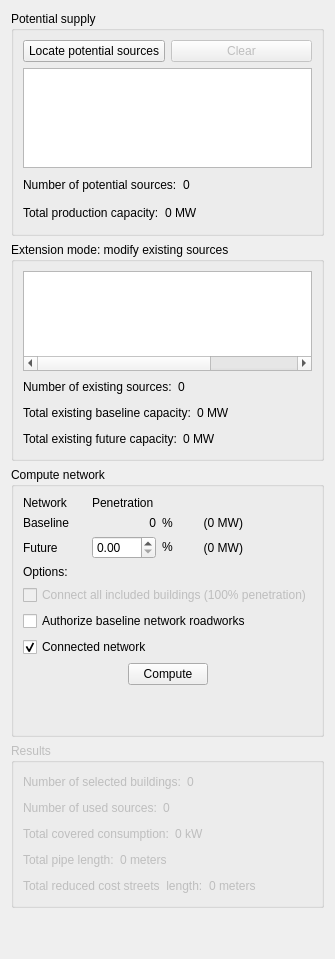
          <widget class="QWidget" name="energy_tab">
           <attribute name="title">
            <string>2. Energy</string>
           </attribute>
           <layout class="QVBoxLayout" name="verticalLayout_3">
            <item>
             <layout class="QGridLayout" name="gridLayout_5">
              <item row="3" column="0">
               <widget class="QgsCollapsibleGroupBox" name="results_mGroupBox">
                <property name="enabled">
                 <bool>false</bool>
                </property>
                <property name="minimumSize">
                 <size>
                  <width>0</width>
                  <height>0</height>
                 </size>
                </property>
                <property name="toolTip">
                 <string/>
                </property>
                <property name="title">
                 <string>Results</string>
                </property>
                <property name="checkable">
                 <bool>false</bool>
                </property>
                <property name="checked">
                 <bool>false</bool>
                </property>
                <property name="collapsed">
                 <bool>true</bool>
                </property>
                <property name="saveCollapsedState">
                 <bool>false</bool>
                </property>
                <layout class="QGridLayout" name="gridLayout_10">
                 <item row="0" column="0">
                  <layout class="QGridLayout" name="gridLayout_13">
                   <item row="2" column="0">
                    <layout class="QHBoxLayout" name="horizontalLayout_36">
                     <item>
                      <widget class="QLabel" name="total_covered_consumption_label">
                       <property name="text">
                        <string>Total covered consumption:</string>
                       </property>
                      </widget>
                     </item>
                     <item>
                      <widget class="QLabel" name="total_covered_consumption_int_label">
                       <property name="text">
                        <string>0 kW</string>
                       </property>
                      </widget>
                     </item>
                     <item>
                      <spacer name="horizontalSpacer_32">
                       <property name="orientation">
                        <enum>Qt::Horizontal</enum>
                       </property>
                       <property name="sizeHint" stdset="0">
                        <size>
                         <width>40</width>
                         <height>20</height>
                        </size>
                       </property>
                      </spacer>
                     </item>
                    </layout>
                   </item>
                   <item row="3" column="0">
                    <layout class="QHBoxLayout" name="horizontalLayout_38">
                     <item>
                      <widget class="QLabel" name="total_pipe_length_label">
                       <property name="text">
                        <string>Total pipe length:</string>
                       </property>
                      </widget>
                     </item>
                     <item>
                      <widget class="QLabel" name="total_pipe_length_int_label">
                       <property name="text">
                        <string>0 meters</string>
                       </property>
                      </widget>
                     </item>
                     <item>
                      <spacer name="horizontalSpacer_34">
                       <property name="orientation">
                        <enum>Qt::Horizontal</enum>
                       </property>
                       <property name="sizeHint" stdset="0">
                        <size>
                         <width>40</width>
                         <height>20</height>
                        </size>
                       </property>
                      </spacer>
                     </item>
                    </layout>
                   </item>
                   <item row="1" column="0">
                    <layout class="QHBoxLayout" name="horizontalLayout_35">
                     <item>
                      <widget class="QLabel" name="nb_used_sources_label">
                       <property name="text">
                        <string>Number of used sources:</string>
                       </property>
                      </widget>
                     </item>
                     <item>
                      <widget class="QLabel" name="nb_used_sources_int_label">
                       <property name="text">
                        <string>0</string>
                       </property>
                      </widget>
                     </item>
                     <item>
                      <spacer name="horizontalSpacer_31">
                       <property name="orientation">
                        <enum>Qt::Horizontal</enum>
                       </property>
                       <property name="sizeHint" stdset="0">
                        <size>
                         <width>40</width>
                         <height>20</height>
                        </size>
                       </property>
                      </spacer>
                     </item>
                    </layout>
                   </item>
                   <item row="0" column="0">
                    <layout class="QHBoxLayout" name="horizontalLayout_37">
                     <item>
                      <widget class="QLabel" name="nb_selected_buildings_label">
                       <property name="text">
                        <string>Number of selected buildings:</string>
                       </property>
                      </widget>
                     </item>
                     <item>
                      <widget class="QLabel" name="nb_selected_buildings_int_label">
                       <property name="text">
                        <string>0</string>
                       </property>
                      </widget>
                     </item>
                     <item>
                      <spacer name="horizontalSpacer_33">
                       <property name="orientation">
                        <enum>Qt::Horizontal</enum>
                       </property>
                       <property name="sizeHint" stdset="0">
                        <size>
                         <width>40</width>
                         <height>20</height>
                        </size>
                       </property>
                      </spacer>
                     </item>
                    </layout>
                   </item>
                   <item row="4" column="0">
                    <layout class="QHBoxLayout" name="horizontalLayout_42">
                     <item>
                      <widget class="QLabel" name="total_leastcost_length_label">
                       <property name="text">
                        <string>Total reduced cost streets  length:</string>
                       </property>
                      </widget>
                     </item>
                     <item>
                      <widget class="QLabel" name="total_leastcost_length_int_label">
                       <property name="text">
                        <string>0 meters</string>
                       </property>
                      </widget>
                     </item>
                     <item>
                      <spacer name="horizontalSpacer_36">
                       <property name="orientation">
                        <enum>Qt::Horizontal</enum>
                       </property>
                       <property name="sizeHint" stdset="0">
                        <size>
                         <width>40</width>
                         <height>20</height>
                        </size>
                       </property>
                      </spacer>
                     </item>
                    </layout>
                   </item>
                  </layout>
                 </item>
                </layout>
               </widget>
              </item>
              <item row="2" column="0">
               <widget class="QGroupBox" name="compute_network_groupBox">
                <property name="title">
                 <string>Compute network</string>
                </property>
                <layout class="QGridLayout" name="gridLayout_21">
                 <item row="1" column="0">
                  <layout class="QHBoxLayout" name="horizontalLayout_13">
                   <item>
                    <spacer name="horizontalSpacer_11">
                     <property name="orientation">
                      <enum>Qt::Horizontal</enum>
                     </property>
                     <property name="sizeHint" stdset="0">
                      <size>
                       <width>40</width>
                       <height>20</height>
                      </size>
                     </property>
                    </spacer>
                   </item>
                   <item>
                    <widget class="QPushButton" name="compute_button">
                     <property name="toolTip">
                      <string>&lt;html&gt;&lt;head/&gt;&lt;body&gt;&lt;p&gt;Launch optimization to find a network with minimum cost. &lt;/p&gt;&lt;/body&gt;&lt;/html&gt;</string>
                     </property>
                     <property name="text">
                      <string>Compute</string>
                     </property>
                    </widget>
                   </item>
                   <item>
                    <spacer name="horizontalSpacer_3">
                     <property name="orientation">
                      <enum>Qt::Horizontal</enum>
                     </property>
                     <property name="sizeHint" stdset="0">
                      <size>
                       <width>40</width>
                       <height>20</height>
                      </size>
                     </property>
                    </spacer>
                   </item>
                  </layout>
                 </item>
                 <item row="2" column="0">
                  <spacer name="verticalSpacer">
                   <property name="orientation">
                    <enum>Qt::Vertical</enum>
                   </property>
                   <property name="sizeHint" stdset="0">
                    <size>
                     <width>20</width>
                     <height>40</height>
                    </size>
                   </property>
                  </spacer>
                 </item>
                 <item row="0" column="0">
                  <layout class="QGridLayout" name="gridLayout_15">
                   <item row="2" column="3">
                    <widget class="QLabel" name="future_number_label">
                     <property name="toolTip">
                      <string>&lt;html&gt;&lt;head/&gt;&lt;body&gt;&lt;p&gt;Power objective. It cannot be greater than the total production capacity. &lt;/p&gt;&lt;/body&gt;&lt;/html&gt;</string>
                     </property>
                     <property name="text">
                      <string>(0 MW)</string>
                     </property>
                     <property name="alignment">
                      <set>Qt::AlignRight|Qt::AlignTrailing|Qt::AlignVCenter</set>
                     </property>
                    </widget>
                   </item>
                   <item row="4" column="0" colspan="5">
                    <widget class="QCheckBox" name="checkBox_connect_all_buildings">
                     <property name="enabled">
                      <bool>false</bool>
                     </property>
                     <property name="toolTip">
                      <string>&lt;html&gt;&lt;head/&gt;&lt;body&gt;&lt;p&gt;Connect all included buildings (objective coverage to 100%). This option is not available if potential sources have not enough capacity to provide all buildings demands. &lt;/p&gt;&lt;/body&gt;&lt;/html&gt;</string>
                     </property>
                     <property name="text">
                      <string>Connect all included buildings (100% penetration)</string>
                     </property>
                    </widget>
                   </item>
                   <item row="1" column="0">
                    <widget class="QLabel" name="label_15">
                     <property name="sizePolicy">
                      <sizepolicy hsizetype="Preferred" vsizetype="Preferred">
                       <horstretch>0</horstretch>
                       <verstretch>0</verstretch>
                      </sizepolicy>
                     </property>
                     <property name="text">
                      <string>Baseline</string>
                     </property>
                    </widget>
                   </item>
                   <item row="5" column="0" colspan="5">
                    <widget class="QCheckBox" name="modify_existing_network_button">
                     <property name="text">
                      <string>Authorize baseline network roadworks</string>
                     </property>
                    </widget>
                   </item>
                   <item row="3" column="0">
                    <widget class="QLabel" name="label_14">
                     <property name="sizePolicy">
                      <sizepolicy hsizetype="Preferred" vsizetype="Preferred">
                       <horstretch>0</horstretch>
                       <verstretch>0</verstretch>
                      </sizepolicy>
                     </property>
                     <property name="text">
                      <string>Options:</string>
                     </property>
                    </widget>
                   </item>
                   <item row="2" column="4">
                    <spacer name="horizontalSpacer_4">
                     <property name="orientation">
                      <enum>Qt::Horizontal</enum>
                     </property>
                     <property name="sizeType">
                      <enum>QSizePolicy::Minimum</enum>
                     </property>
                     <property name="sizeHint" stdset="0">
                      <size>
                       <width>40</width>
                       <height>20</height>
                      </size>
                     </property>
                    </spacer>
                   </item>
                   <item row="6" column="0" colspan="5">
                    <widget class="QCheckBox" name="checkBox_connected_network">
                     <property name="toolTip">
                      <string>&lt;html&gt;&lt;head/&gt;&lt;body&gt;&lt;p&gt;If checked, all sources will be connected in the network. &lt;/p&gt;&lt;/body&gt;&lt;/html&gt;</string>
                     </property>
                     <property name="text">
                      <string>Connected network</string>
                     </property>
                     <property name="checked">
                      <bool>true</bool>
                     </property>
                    </widget>
                   </item>
                   <item row="0" column="0">
                    <widget class="QLabel" name="label">
                     <property name="text">
                      <string>Network</string>
                     </property>
                    </widget>
                   </item>
                   <item row="1" column="3">
                    <widget class="QLabel" name="baseline_number_label">
                     <property name="toolTip">
                      <string>&lt;html&gt;&lt;head/&gt;&lt;body&gt;&lt;p&gt;Power objective. It cannot be greater than the total production capacity. &lt;/p&gt;&lt;/body&gt;&lt;/html&gt;</string>
                     </property>
                     <property name="text">
                      <string>(0 MW)</string>
                     </property>
                     <property name="alignment">
                      <set>Qt::AlignRight|Qt::AlignTrailing|Qt::AlignVCenter</set>
                     </property>
                    </widget>
                   </item>
                   <item row="2" column="0">
                    <widget class="QLabel" name="label_16">
                     <property name="sizePolicy">
                      <sizepolicy hsizetype="Preferred" vsizetype="Preferred">
                       <horstretch>0</horstretch>
                       <verstretch>0</verstretch>
                      </sizepolicy>
                     </property>
                     <property name="text">
                      <string>Future</string>
                     </property>
                    </widget>
                   </item>
                   <item row="1" column="1">
                    <widget class="QLabel" name="baseline_percent_label">
                     <property name="toolTip">
                      <string>&lt;html&gt;&lt;head/&gt;&lt;body&gt;&lt;p&gt;Power objective. It cannot be greater than the total production capacity. &lt;/p&gt;&lt;/body&gt;&lt;/html&gt;</string>
                     </property>
                     <property name="text">
                      <string>0</string>
                     </property>
                     <property name="alignment">
                      <set>Qt::AlignRight|Qt::AlignTrailing|Qt::AlignVCenter</set>
                     </property>
                    </widget>
                   </item>
                   <item row="1" column="2">
                    <widget class="QLabel" name="label_3">
                     <property name="sizePolicy">
                      <sizepolicy hsizetype="Maximum" vsizetype="Maximum">
                       <horstretch>0</horstretch>
                       <verstretch>0</verstretch>
                      </sizepolicy>
                     </property>
                     <property name="text">
                      <string>%</string>
                     </property>
                    </widget>
                   </item>
                   <item row="2" column="2">
                    <widget class="QLabel" name="label_4">
                     <property name="sizePolicy">
                      <sizepolicy hsizetype="Maximum" vsizetype="Maximum">
                       <horstretch>0</horstretch>
                       <verstretch>0</verstretch>
                      </sizepolicy>
                     </property>
                     <property name="text">
                      <string>%</string>
                     </property>
                    </widget>
                   </item>
                   <item row="0" column="1" colspan="2">
                    <widget class="QLabel" name="label_2">
                     <property name="text">
                      <string>Penetration</string>
                     </property>
                    </widget>
                   </item>
                   <item row="2" column="1">
                    <widget class="QgsDoubleSpinBox" name="demandCoverage">
                     <property name="maximum">
                      <double>100.000000000000000</double>
                     </property>
                    </widget>
                   </item>
                  </layout>
                 </item>
                </layout>
               </widget>
              </item>
              <item row="0" column="0">
               <widget class="QGroupBox" name="supply_group">
                <property name="minimumSize">
                 <size>
                  <width>0</width>
                  <height>225</height>
                 </size>
                </property>
                <property name="title">
                 <string>Potential supply</string>
                </property>
                <layout class="QGridLayout" name="gridLayout_12">
                 <item row="0" column="0">
                  <layout class="QVBoxLayout" name="verticalLayout">
                   <property name="leftMargin">
                    <number>0</number>
                   </property>
                   <property name="topMargin">
                    <number>0</number>
                   </property>
                   <item>
                    <layout class="QHBoxLayout" name="horizontalLayout_40">
                     <item>
                      <widget class="QPushButton" name="locate_sources_button">
                       <property name="toolTip">
                        <string>&lt;html&gt;&lt;head/&gt;&lt;body&gt;&lt;p&gt;Locate sources on the map and specify a capacity.&lt;/p&gt;&lt;/body&gt;&lt;/html&gt;</string>
                       </property>
                       <property name="text">
                        <string>Locate potential sources</string>
                       </property>
                      </widget>
                     </item>
                     <item>
                      <widget class="QPushButton" name="clear_sources_button">
                       <property name="enabled">
                        <bool>false</bool>
                       </property>
                       <property name="text">
                        <string>Clear</string>
                       </property>
                      </widget>
                     </item>
                    </layout>
                   </item>
                   <item>
                    <widget class="QTableWidget" name="potential_sources_table">
                     <property name="minimumSize">
                      <size>
                       <width>0</width>
                       <height>100</height>
                      </size>
                     </property>
                     <property name="maximumSize">
                      <size>
                       <width>16777215</width>
                       <height>100</height>
                      </size>
                     </property>
                     <property name="editTriggers">
                      <set>QAbstractItemView::NoEditTriggers</set>
                     </property>
                     <property name="cornerButtonEnabled">
                      <bool>true</bool>
                     </property>
                     <property name="rowCount">
                      <number>0</number>
                     </property>
                     <property name="columnCount">
                      <number>2</number>
                     </property>
                     <attribute name="horizontalHeaderVisible">
                      <bool>false</bool>
                     </attribute>
                     <attribute name="horizontalHeaderCascadingSectionResizes">
                      <bool>true</bool>
                     </attribute>
                     <attribute name="horizontalHeaderShowSortIndicator" stdset="0">
                      <bool>false</bool>
                     </attribute>
                     <attribute name="horizontalHeaderStretchLastSection">
                      <bool>true</bool>
                     </attribute>
                     <column>
                      <property name="text">
                       <string>Source</string>
                      </property>
                     </column>
                     <column>
                      <property name="text">
                       <string>Production capacity (kW)</string>
                      </property>
                     </column>
                    </widget>
                   </item>
                   <item>
                    <layout class="QHBoxLayout" name="horizontalLayout_5">
                     <item>
                      <widget class="QLabel" name="nb_potential_supply_label">
                       <property name="text">
                        <string>Number of potential sources:</string>
                       </property>
                       <property name="margin">
                        <number>0</number>
                       </property>
                      </widget>
                     </item>
                     <item>
                      <widget class="QLabel" name="nb_potential_supply_int_label">
                       <property name="text">
                        <string>0</string>
                       </property>
                      </widget>
                     </item>
                     <item>
                      <spacer name="horizontalSpacer_26">
                       <property name="orientation">
                        <enum>Qt::Horizontal</enum>
                       </property>
                       <property name="sizeHint" stdset="0">
                        <size>
                         <width>40</width>
                         <height>20</height>
                        </size>
                       </property>
                      </spacer>
                     </item>
                    </layout>
                   </item>
                   <item>
                    <layout class="QHBoxLayout" name="horizontalLayout_8">
                     <item>
                      <widget class="QLabel" name="total_energy_supply_label">
                       <property name="text">
                        <string>Total production capacity:</string>
                       </property>
                      </widget>
                     </item>
                     <item>
                      <widget class="QLabel" name="total_energy_supply_int_label">
                       <property name="text">
                        <string>0 MW</string>
                       </property>
                      </widget>
                     </item>
                     <item>
                      <spacer name="horizontalSpacer_16">
                       <property name="orientation">
                        <enum>Qt::Horizontal</enum>
                       </property>
                       <property name="sizeHint" stdset="0">
                        <size>
                         <width>40</width>
                         <height>20</height>
                        </size>
                       </property>
                      </spacer>
                     </item>
                    </layout>
                   </item>
                  </layout>
                 </item>
                </layout>
               </widget>
              </item>
              <item row="1" column="0">
               <widget class="QgsCollapsibleGroupBox" name="oldSupply_mGroupBox">
                <property name="enabled">
                 <bool>true</bool>
                </property>
                <property name="minimumSize">
                 <size>
                  <width>0</width>
                  <height>0</height>
                 </size>
                </property>
                <property name="toolTip">
                 <string/>
                </property>
                <property name="title">
                 <string>Extension mode: modify existing sources</string>
                </property>
                <property name="checkable">
                 <bool>false</bool>
                </property>
                <property name="checked">
                 <bool>false</bool>
                </property>
                <property name="collapsed">
                 <bool>false</bool>
                </property>
                <property name="saveCollapsedState">
                 <bool>false</bool>
                </property>
                <layout class="QGridLayout" name="gridLayout_11">
                 <item row="0" column="0">
                  <layout class="QVBoxLayout" name="verticalLayout_9">
                   <item>
                    <widget class="QTableWidget" name="old_sources_table">
                     <property name="minimumSize">
                      <size>
                       <width>0</width>
                       <height>100</height>
                      </size>
                     </property>
                     <property name="maximumSize">
                      <size>
                       <width>16777215</width>
                       <height>100</height>
                      </size>
                     </property>
                     <property name="editTriggers">
                      <set>QAbstractItemView::NoEditTriggers</set>
                     </property>
                     <property name="cornerButtonEnabled">
                      <bool>true</bool>
                     </property>
                     <property name="rowCount">
                      <number>0</number>
                     </property>
                     <property name="columnCount">
                      <number>3</number>
                     </property>
                     <attribute name="horizontalHeaderVisible">
                      <bool>false</bool>
                     </attribute>
                     <attribute name="horizontalHeaderCascadingSectionResizes">
                      <bool>true</bool>
                     </attribute>
                     <attribute name="horizontalHeaderShowSortIndicator" stdset="0">
                      <bool>false</bool>
                     </attribute>
                     <attribute name="horizontalHeaderStretchLastSection">
                      <bool>true</bool>
                     </attribute>
                     <column>
                      <property name="text">
                       <string>Source</string>
                      </property>
                     </column>
                     <column>
                      <property name="text">
                       <string>Production capacity (kW)</string>
                      </property>
                     </column>
                     <column/>
                    </widget>
                   </item>
                   <item>
                    <layout class="QHBoxLayout" name="horizontalLayout_14">
                     <item>
                      <widget class="QLabel" name="nb_old_supply_label">
                       <property name="text">
                        <string>Number of existing sources:</string>
                       </property>
                      </widget>
                     </item>
                     <item>
                      <widget class="QLabel" name="nb_old_supply_int_label">
                       <property name="text">
                        <string>0</string>
                       </property>
                      </widget>
                     </item>
                     <item>
                      <spacer name="horizontalSpacer_30">
                       <property name="orientation">
                        <enum>Qt::Horizontal</enum>
                       </property>
                       <property name="sizeHint" stdset="0">
                        <size>
                         <width>40</width>
                         <height>20</height>
                        </size>
                       </property>
                      </spacer>
                     </item>
                    </layout>
                   </item>
                   <item>
                    <layout class="QHBoxLayout" name="horizontalLayout_17">
                     <item>
                      <widget class="QLabel" name="total_old_supply_baseline_label">
                       <property name="text">
                        <string>Total existing baseline capacity:</string>
                       </property>
                      </widget>
                     </item>
                     <item>
                      <widget class="QLabel" name="total_old_supply_baseline_int_label">
                       <property name="text">
                        <string>0 MW</string>
                       </property>
                      </widget>
                     </item>
                     <item>
                      <spacer name="horizontalSpacer_20">
                       <property name="orientation">
                        <enum>Qt::Horizontal</enum>
                       </property>
                       <property name="sizeHint" stdset="0">
                        <size>
                         <width>40</width>
                         <height>20</height>
                        </size>
                       </property>
                      </spacer>
                     </item>
                    </layout>
                   </item>
                   <item>
                    <layout class="QHBoxLayout" name="horizontalLayout_16">
                     <item>
                      <widget class="QLabel" name="total_old_supply_future_label">
                       <property name="text">
                        <string>Total existing future capacity:</string>
                       </property>
                      </widget>
                     </item>
                     <item>
                      <widget class="QLabel" name="total_old_supply_future_int_label">
                       <property name="text">
                        <string>0 MW</string>
                       </property>
                      </widget>
                     </item>
                     <item>
                      <spacer name="horizontalSpacer_19">
                       <property name="orientation">
                        <enum>Qt::Horizontal</enum>
                       </property>
                       <property name="sizeHint" stdset="0">
                        <size>
                         <width>40</width>
                         <height>20</height>
                        </size>
                       </property>
                      </spacer>
                     </item>
                    </layout>
                   </item>
                  </layout>
                 </item>
                </layout>
               </widget>
              </item>
             </layout>
            </item>
            <item>
             <spacer name="verticalSpacer_2">
              <property name="orientation">
               <enum>Qt::Vertical</enum>
              </property>
              <property name="sizeHint" stdset="0">
               <size>
                <width>20</width>
                <height>40</height>
               </size>
              </property>
             </spacer>
            </item>
           </layout>
          </widget>
